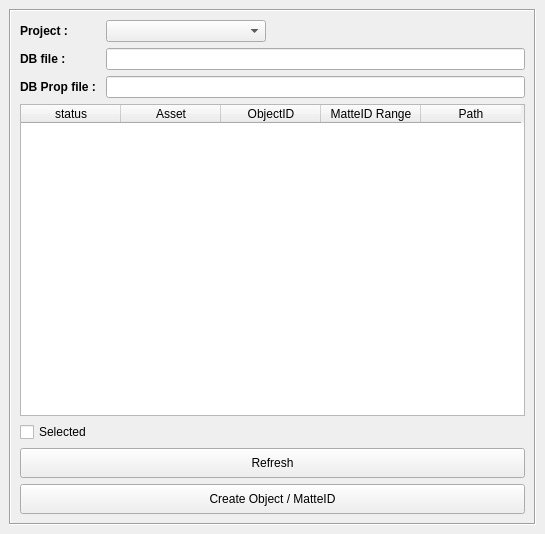
<?xml version="1.0" encoding="UTF-8"?>
<ui version="4.0">
 <class>importMatteTool</class>
 <widget class="QMainWindow" name="importMatteTool">
  <property name="geometry">
   <rect>
    <x>0</x>
    <y>0</y>
    <width>545</width>
    <height>534</height>
   </rect>
  </property>
  <property name="windowTitle">
   <string>Import MatteID Window</string>
  </property>
  <widget class="QWidget" name="centralwidget">
   <layout class="QVBoxLayout" name="verticalLayout">
    <item>
     <widget class="QFrame" name="frame">
      <property name="frameShape">
       <enum>QFrame::Box</enum>
      </property>
      <property name="frameShadow">
       <enum>QFrame::Sunken</enum>
      </property>
      <layout class="QHBoxLayout" name="horizontalLayout_4" stretch="1">
       <item>
        <layout class="QVBoxLayout" name="verticalLayout_4">
         <item>
          <layout class="QGridLayout" name="gridLayout_4">
           <item row="2" column="0">
            <widget class="QLabel" name="label_7">
             <property name="font">
              <font>
               <weight>75</weight>
               <bold>true</bold>
              </font>
             </property>
             <property name="text">
              <string>DB Prop file : </string>
             </property>
            </widget>
           </item>
           <item row="0" column="0">
            <widget class="QLabel" name="label_3">
             <property name="font">
              <font>
               <weight>75</weight>
               <bold>true</bold>
              </font>
             </property>
             <property name="text">
              <string>Project : </string>
             </property>
            </widget>
           </item>
           <item row="1" column="0">
            <widget class="QLabel" name="label_6">
             <property name="font">
              <font>
               <weight>75</weight>
               <bold>true</bold>
              </font>
             </property>
             <property name="text">
              <string>DB file : </string>
             </property>
            </widget>
           </item>
           <item row="2" column="1">
            <widget class="QLineEdit" name="dbFile2_lineEdit"/>
           </item>
           <item row="1" column="1">
            <widget class="QLineEdit" name="dbFile_lineEdit"/>
           </item>
           <item row="0" column="1">
            <widget class="QComboBox" name="project_comboBox">
             <property name="maximumSize">
              <size>
               <width>160</width>
               <height>16777215</height>
              </size>
             </property>
            </widget>
           </item>
          </layout>
         </item>
         <item>
          <widget class="QTableWidget" name="id_tableWidget">
           <property name="minimumSize">
            <size>
             <width>220</width>
             <height>0</height>
            </size>
           </property>
           <column>
            <property name="text">
             <string>status</string>
            </property>
           </column>
           <column>
            <property name="text">
             <string>Asset</string>
            </property>
           </column>
           <column>
            <property name="text">
             <string>ObjectID</string>
            </property>
           </column>
           <column>
            <property name="text">
             <string>MatteID Range</string>
            </property>
           </column>
           <column>
            <property name="text">
             <string>Path</string>
            </property>
           </column>
          </widget>
         </item>
         <item>
          <widget class="QCheckBox" name="selected_checkBox">
           <property name="text">
            <string>Selected</string>
           </property>
          </widget>
         </item>
         <item>
          <widget class="QPushButton" name="refresh_pushButton">
           <property name="minimumSize">
            <size>
             <width>0</width>
             <height>30</height>
            </size>
           </property>
           <property name="text">
            <string>Refresh</string>
           </property>
          </widget>
         </item>
         <item>
          <widget class="QPushButton" name="create_pushButton">
           <property name="minimumSize">
            <size>
             <width>0</width>
             <height>30</height>
            </size>
           </property>
           <property name="text">
            <string>Create Object / MatteID</string>
           </property>
          </widget>
         </item>
        </layout>
       </item>
      </layout>
     </widget>
    </item>
   </layout>
  </widget>
  <widget class="QMenuBar" name="menubar">
   <property name="geometry">
    <rect>
     <x>0</x>
     <y>0</y>
     <width>545</width>
     <height>21</height>
    </rect>
   </property>
  </widget>
 </widget>
 <resources/>
 <connections/>
</ui>
